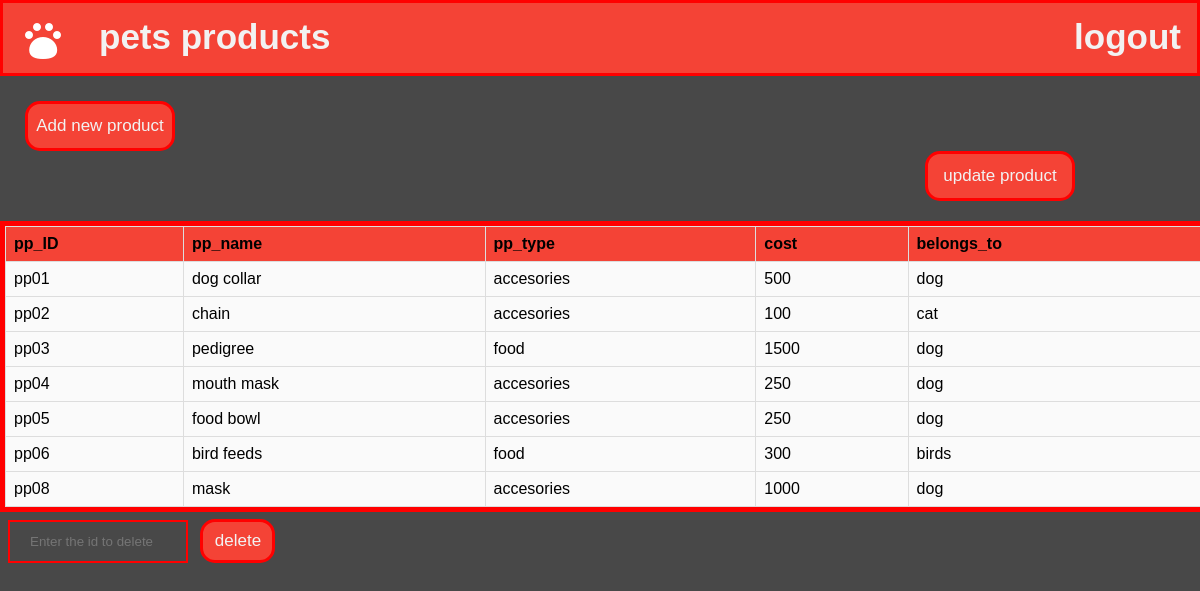
Screenshot of /petshop/petproducts.php (signed in) with the database file from the repository.
### tables this page shows
CREATE TABLE `pet_products` (
  `pp_id` varchar(9) NOT NULL,
  `pp_name` varchar(30) NOT NULL,
  `pp_type` varchar(20) NOT NULL,
  `cost` int(11) NOT NULL,
  `belongs_to` varchar(20) NOT NULL
);

### petshop/petproducts.php (the view, shortened to what this page needs)
<html>
    <head>
</head>
<body>
<div class="topnav">
            <a class="active" href="home.html"><img src="ic_add_pet.png"></a>
            <a href="petproducts.php">pets products</a>
            <div class="topnav-right">
              <a href="logout.php">logout</a>
            </div>
          </div>
          <div class="custombutton">
<form>
<button  style="height: 50px;width: 150px;cursor:pointer;border-radius:15px;
border: 3px solid #ff0000;background-color:#f44336;color:#f2f2f2;font-size:17px;" formaction="productsadd.php">Add new product</button>
<button  style="margin-left:900px; height: 50px;width: 150px;cursor:pointer;border-radius:15px;
border: 3px solid #ff0000;background-color:#f44336;color:#f2f2f2;font-size:17px;" formaction="productupdate.php">update product</button>
</form>
</div>
    <?php
$con = mysqli_connect("localhost","root","","Petshop_management");
$var=mysqli_query($con,"select * from pet_products ");
echo "<table border size=10>";
echo "<tr>
<th>pp_ID</th>
<th>pp_name</th>
<th>pp_type</th>
<th>cost</th>
<th>belongs_to</th>
</tr>";
if(mysqli_num_rows($var)>0){
    while($arr=mysqli_fetch_row($var))
    { echo "<tr>
    <td>$arr[0]</td>
    <td>$arr[1]</td>
    <td>$arr[2]</td>
    <td>$arr[3]</td>
    <td>$arr[4]</td>
    </tr>";}
    echo "</table>";
}
?>
<form action="deleteproducts.php" method="post">
    <input type="text" name="t1" placeholder="Enter the id to delete" required >
    <input  style="width:75px;height:44px;cursor:pointer;border-radius:15px;
border: 3px solid #ff0000;background-color:#f44336;color:#f2f2f2;font-size:17px;" type="submit" value="delete">
</form>
</body>
</html>

### petshop/petproducts.php (style rules this page uses)
body { margin: 0; font-family: Arial, Helvetica, sans-serif; background: #484848; }
.topnav { overflow: hidden; background-color: #f44336; height: 70px; border: 3px solid #ff0000; }
.topnav a { float: left; color: #f2f2f2; text-align: center; padding: 14px 16px; text-decoration: none; font-size: 35px; font-weight: bold; }
.topnav-right { float: right; }
table { font-family: arial, sans-serif; border-collapse: collapse; outline: #ff0000 solid 5px; background: #FAFAFA; width: 100%; margin:5px ; }
td, th { border: 1px solid #dddddd; text-align: left; padding: 8px; }
th { background-color:#f44336; }
.custombutton { margin:25px; }
input[type=text] { width: 15%; padding: 12px 20px; margin: 8px ; border: 2px solid red; background:transparent; }

### rows the page displays
pet_products: pp_id "pp01", pp_name "dog collar", pp_type "accesories", cost "500", belongs_to "dog"
pet_products: pp_id "pp02", pp_name "chain", pp_type "accesories", cost "100", belongs_to "cat"
pet_products: pp_id "pp03", pp_name "pedigree", pp_type "food", cost "1500", belongs_to "dog"
pet_products: pp_id "pp04", pp_name "mouth mask", pp_type "accesories", cost "250", belongs_to "dog"
pet_products: pp_id "pp05", pp_name "food bowl", pp_type "accesories", cost "250", belongs_to "dog"
pet_products: pp_id "pp06", pp_name "bird feeds", pp_type "food", cost "300", belongs_to "birds"
pet_products: pp_id "pp08", pp_name "mask", pp_type "accesories", cost "1000", belongs_to "dog"
